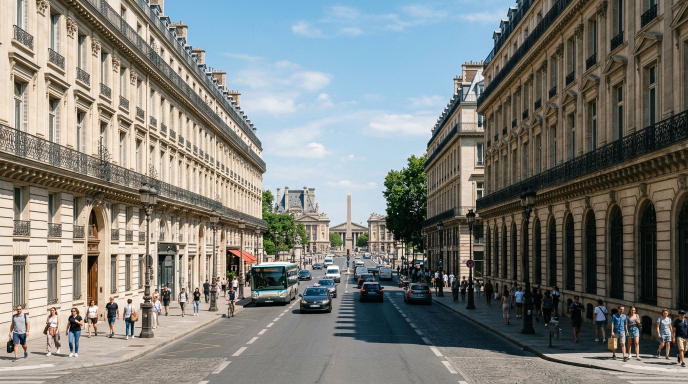
#> input picture source_images/01_city.jpg, 1376 x 768 px (shown at 1/2 size); its folder holds only this picture in this run
$ python simulate_log.py
#> lines starting #> are read from the running program, lines starting #| are printed output that depends on the picture
### GOLDEN_DAYLIGHT_CINEMA_PROJECT/build/color_science.py
"""Color science library for the Golden Daylight Cinema LUT.

Scene-referred, float64, NumPy-only implementation.

Implements:
  * Apple Log 2 (Apple Log curve, encoding & decoding) per Apple's Apple Log 2
    White Paper (September 2025), verified constants.
  * Apple Wide Gamut -> XYZ -> Rec.709 (D65) conversions.
  * OKLab / OKLCh conversions (linear light, primaries-agnostic via XYZ).
  * Rec.709 ACES-ish filmic math helpers, CIEDE2000 for validation.

All colour math is done in linear light (not gamma-encoded).
"""

import numpy as np

# ---------------------------------------------------------------------------
# Apple Log 2 (Apple Wide Gamut) — Apple Log 2 White Paper, September 2025
# ---------------------------------------------------------------------------

# Transfer function constants (identical for Apple Log and Apple Log 2).
R_0 = -0.05641088   # parabola threshold / lowest representable linear value
R_T = 0.01          # transition point (R_0 <= R < R_T are parabolic)
C_LOG = 47.28711236 # parabola coefficient
BETA_LOG = 0.00964052
GAMMA_LOG = 0.08550479
DELTA_LOG = 0.69336945

P_T = C_LOG * (R_T - R_0) ** 2  # == 0.1... reference transition value

# Apple Wide Gamut primaries and white point (Apple Log 2 White Paper, Sec.5).
AWG_R_XY = np.array([0.725, 0.301])
AWG_G_XY = np.array([0.221, 0.814])
AWG_B_XY = np.array([0.068, -0.076])
AWG_W_XY = np.array([0.3127, 0.3290])  # D65

# Relative RGB matrix to XYZ (linear light, Y_w = 1).
def _matrix_from_primaries(r_xy, g_xy, b_xy, w_xy):
    """Build RGB->XYZ matrix from primaries and white chromaticity.

    Columns are per-primary XYZ representations scaled so that [1,1,1] maps to
    the white point (Y_w = 1). Returns M such that XYZ = M @ RGB (linear).
    """
    def chrom(xy):
        x, y = xy
        return np.array([x / y, 1.0, (1.0 - x - y) / y])

    r = chrom(r_xy)
    g = chrom(g_xy)
    b = chrom(b_xy)
    M0 = np.column_stack([r, g, b])  # per-primary building blocks (Y=1 each)

    x_w, y_w = w_xy
    z_w = 1.0 - x_w - y_w
    target_white = np.array([x_w / y_w, 1.0, z_w / y_w])  # X_w, Y_w=1, Z_w

    # M = M0 @ diag(w);  M @ [1,1,1] = M0 @ w = target_white
    w = np.linalg.solve(M0, target_white)
    M = M0 * w  # scaling columns
    return M


M_AWG_TO_XYZ = _matrix_from_primaries(AWG_R_XY, AWG_G_XY, AWG_B_XY, AWG_W_XY)

# Rec.709 linear RGB -> XYZ (standard ITU-R BT.709 matrix).
M_REC709_TO_XYZ = np.array([
    [0.4124564, 0.3575761, 0.1804375],
    [0.2126729, 0.7151522, 0.0721750],
    [0.0193339, 0.1191920, 0.9503041],
])

M_709_FROM_XYZ = np.linalg.inv(M_REC709_TO_XYZ)

# Apple Wide Gamut (linear) -> Rec.709 (linear).
# Both spaces share the D65 white point, so no chromatic adaptation matrix is
# required: everything is a pure diagonal-free matrix product.
M_AWG_TO_709 = M_709_FROM_XYZ @ M_AWG_TO_XYZ

# ---------------------------------------------------------------------------
# Apple Log 2 transfer function — decode and encode
# ---------------------------------------------------------------------------

# [13 lines left out: function apple_log2_decode, not called in this run]


def apple_log2_encode(r):
    """Encode linear scene reflection signal into Apple Log 2 (0..1)."""
    r = np.asarray(r, dtype=np.float64)
    out = np.zeros_like(r)
    hi = r >= R_T
    out[hi] = GAMMA_LOG * np.log2(r[hi] + BETA_LOG) + DELTA_LOG
    mid = (r >= R_0) & ~hi
    out[mid] = C_LOG * (r[mid] - R_0) ** 2
    out[r < R_0] = 0.0
    return out


# ---------------------------------------------------------------------------
# OKLab / OKLCh (linear light, universal via XYZ)
# ---------------------------------------------------------------------------

# Reference matrices from Ottosson (2020, "A perceptual color space for
# image processing") as implemented by the colour-science library.
M_XYZ_TO_LMS = np.array([
    [0.8189330101, 0.3618667424, -0.1288597137],
    [0.0329845436, 0.9293118715,  0.0361456387],
    [0.0482003018, 0.2643662691,  0.6338517070],
])
M_LMS_TO_XYZ = np.linalg.inv(M_XYZ_TO_LMS)

M_LMS_TO_OKLAB = np.array([
    [0.2104542553,  0.7936177850, -0.0040720468],
    [1.9779984951, -2.4285922050,  0.4505937099],
    [0.0259040371,  0.7827717662, -0.8086757660],
])
M_OKLAB_FROM_LMS = np.linalg.inv(M_LMS_TO_OKLAB)


def _sign_cbrt(x):
    """Signed cube root: sign(x)*|x|**(1/3)."""
    return np.sign(x) * np.abs(x) ** (1.0 / 3.0)


def _inv_sign_cbrt(x):
    """Apply cube (de-sign-cbrt): x**3."""
    return x ** 3.0


# [31 lines left out: functions xyz_to_oklab, oklab_to_xyz, oklab_to_oklch, oklch_to_oklab, not called in this run]


# ---------------------------------------------------------------------------
# Rec.709 encode (pure gamma 2.4) and inverse decode
# ---------------------------------------------------------------------------

GAMMA_709 = 2.4


def encode_709_2p4(rgb_linear):
    """Encode linear Rec.709 to gamma 2.4 (user-specified)."""
    return np.clip(np.maximum(rgb_linear, 0.0), 0.0, None) ** (1.0 / GAMMA_709)


def decode_709_2p4(rgb):
    """Decode gamma 2.4 Rec.709 to linear."""
    return np.clip(rgb, 0.0, None) ** GAMMA_709


def rec709_linear_to_oklab(rgb_709_linear):
    xyz = np.asarray(rgb_709_linear) @ M_REC709_TO_XYZ.T
    return xyz_to_oklab(xyz)


def oklab_to_rec709_linear(ok):
    xyz = oklab_to_xyz(ok)
    return xyz @ M_709_FROM_XYZ.T


def awg_linear_to_oklab(rgb_awg_linear):
    xyz = np.asarray(rgb_awg_linear) @ M_AWG_TO_XYZ.T
    return xyz_to_oklab(xyz)


def oklab_to_awg_linear(ok):
    xyz = oklab_to_xyz(ok)
    return xyz @ np.linalg.inv(M_AWG_TO_XYZ).T


# ---------------------------------------------------------------------------
# CIEDE2000 (for validation reporting) on proper CIE L*a*b* (D65)
# ---------------------------------------------------------------------------

# [51 lines left out: functions xyz_to_lab, delta_e2000, not called in this run]


def delta_e_oklab(oklab1, oklab2):
    """Euclidean ΔE in OKLab space (conservative, smooth metric for trends)."""
    return float(np.sqrt(np.sum((np.asarray(oklab1) - np.asarray(oklab2)) ** 2)))

### GOLDEN_DAYLIGHT_CINEMA_PROJECT/build/simulate_log.py
"""Simulate Apple Log 2 captures from the real-world source photographs.

SIMULATION — NOT genuine iPhone 17 Pro footage.

Procedure (documented, deterministic per-scene seed):
  1. Load source JPEG (sRGB display-referred).
  2. Decode standard sRGB transfer -> linear Rec.709.
  3. Linear Rec.709 -> CIE XYZ (D65, Rec.709 matrix).
  4. XYZ -> linear Apple Wide Gamut (inverse of the D65 matrix with Apple Log 2
     white-point).  The scene is *represented* in Apple Wide Gamut primaries.
     Since Apple Wide Gamut is a superset of Rec.709, most values are valid;
     out-of-gamut saturated pixels are still representable as scene data.
  5. Add sensor-like noise in linear Apple Wide Gamut: photon-shot-like noise
     proportional to signal plus a small fixed read noise.  The noise is added
     per channel *before* the encoding function (as a sensor would produce it).
  6. Clamp to the parabolic floor R_0 = -0.05641088 (same as the encoding
     parabola domain).
  7. Encode with Apple's verified Apple Log 2 OETF (same as Apple Log curve).
  8. Quantize to 8-bit (documented: 8-bit PNG intermediates; the grade and
     previews are performed in float precision, then quantized for display).

Dynamic range in the simulated files is limited by the source photos (they
are standard 8-bit sRGB JPEG captures, not RAW).  No highlight reconstruction
is performed.  Highlight clipping is NOT recovered.

Usage:
  python simulate_log.py                # simulate all scenes
  python simulate_log.py --scene 01     # simulate one scene
  python simulate_log.py --check        # re-verify simulation vs source
"""

import argparse
import sys
from pathlib import Path

import numpy as np
from PIL import Image, PngImagePlugin

sys.path.insert(0, str(Path(__file__).resolve().parent))
import color_science as cs

SRC = Path(__file__).resolve().parent.parent / 'source_images'
DST = Path(__file__).resolve().parent.parent / 'simulated_log'

# Documented simulation noise model (fixed seed per scene).
SHOT_SCALE = 1.5e-3      # photon-shot-like noise per linear reflectance
READ_NOISE = 6.0e-4      # fixed read noise (linear)
SEED = 20261122

# Sub-8-bit quantization for the stored intermediates.
Q8 = 255.0


def simulate_scene(src_path, out_path, seed=SEED):
#> called with seed = 20261122
    img = Image.open(src_path).convert('RGB')
#> img is the input picture: PIL image 1376x768 RGB; mean R, G, B 125.2, 126.6, 121.6
    srgb = np.asarray(img, dtype=np.float64) / Q8

    # 1. sRGB -> linear Rec.709
    linear_709 = np.where(
        srgb > 0.04045,
        ((srgb + 0.055) / 1.055) ** 2.4,
        srgb / 12.92,
    )
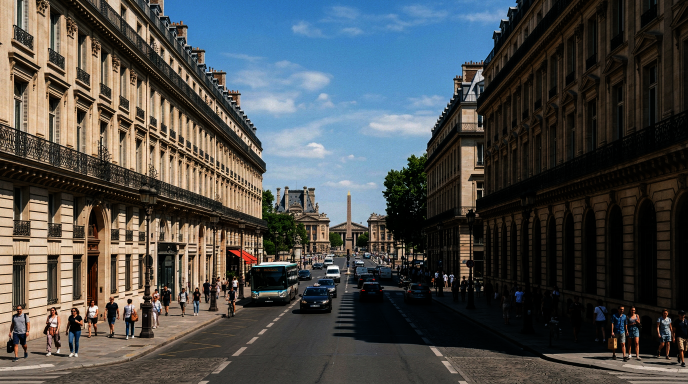
#> linear_709: shape (768, 1376, 3) float64 (shown at 1/2 size); mean R, G, B 0.294, 0.298, 0.295

    # 2. linear Rec.709 -> XYZ (D65)
    xyz = linear_709 @ cs.M_REC709_TO_XYZ.T
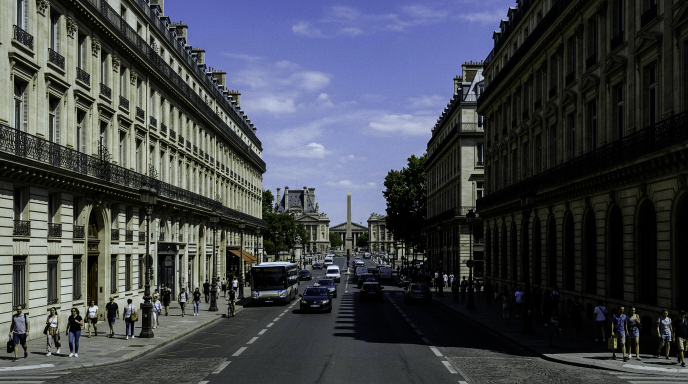
#> xyz: shape (768, 1376, 3) float64 (shown at 1/2 size); mean R, G, B 0.281, 0.297, 0.322; drawn with min black and max white

    # 3. XYZ -> linear Apple Wide Gamut
    awg = xyz @ np.linalg.inv(cs.M_AWG_TO_XYZ).T

    # 4. sensor-like noise (per channel, before encoding)
    rng = np.random.default_rng(seed)
    shot = np.sqrt(np.clip(awg, 0.0, None) * SHOT_SCALE + READ_NOISE * READ_NOISE)
    noise = shot * rng.standard_normal(awg.shape)
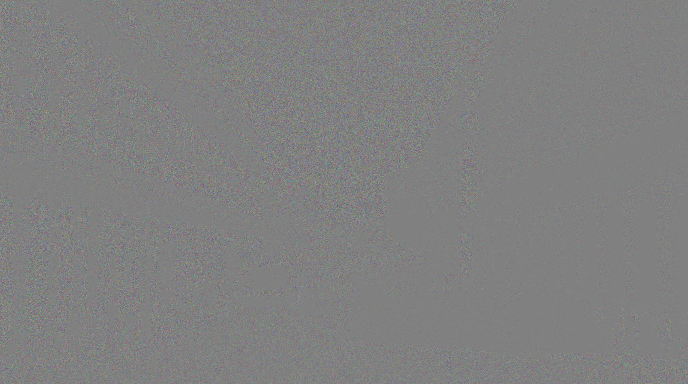
#> noise: shape (768, 1376, 3) float64 (shown at 1/2 size); mean R, G, B -1.23e-05, 3.28e-05, 2.81e-05; drawn with min black and max white
    awg_noisy = awg + noise
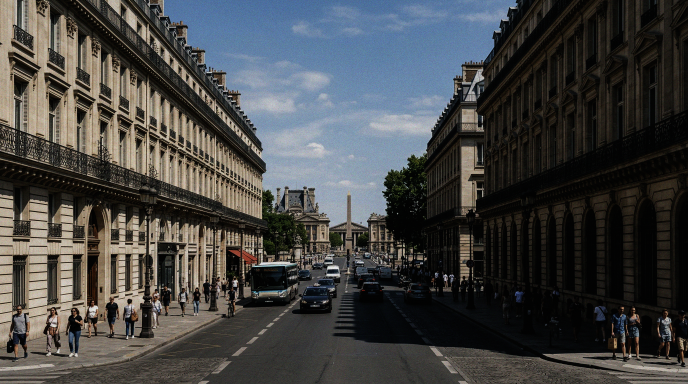
#> awg_noisy: shape (768, 1376, 3) float64 (shown at 1/2 size); mean R, G, B 0.296, 0.298, 0.295; drawn with min black and max white

    # 5. clamp to parabola domain and encode
    awg_noisy = np.maximum(awg_noisy, cs.R_0)
    encoded = cs.apple_log2_encode(awg_noisy)
#> in apple_log2_encode, `hi = r >= R_T`:
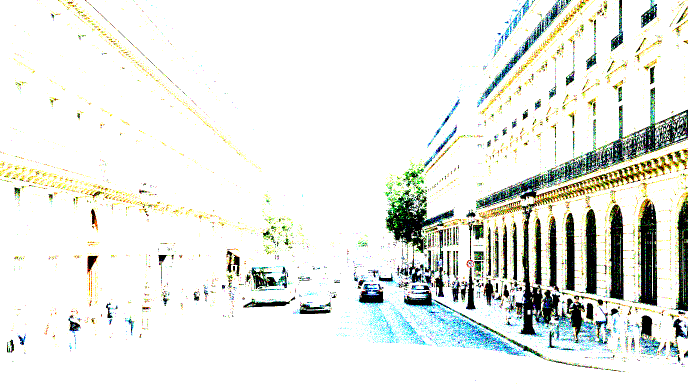
#> hi: shape (768, 1376, 3) bool (shown at 1/2 size); mean R, G, B 0.904, 0.915, 0.894
#> in apple_log2_encode, `mid = (r >= R_0) & ~hi`:
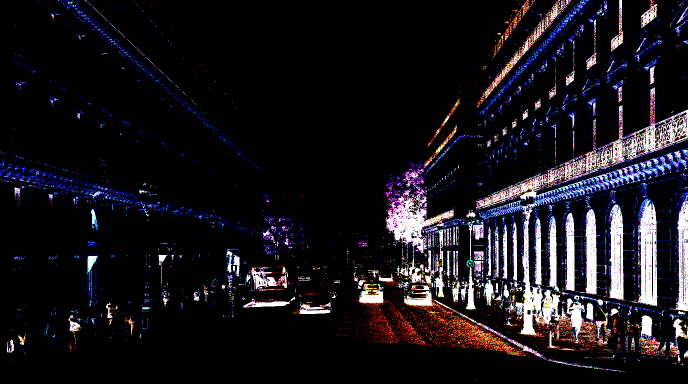
#> mid: shape (768, 1376, 3) bool (shown at 1/2 size); mean R, G, B 0.0965, 0.0854, 0.106
#> in apple_log2_encode, `out[mid] = C_LOG * (r[mid] - R_0) ** 2`:
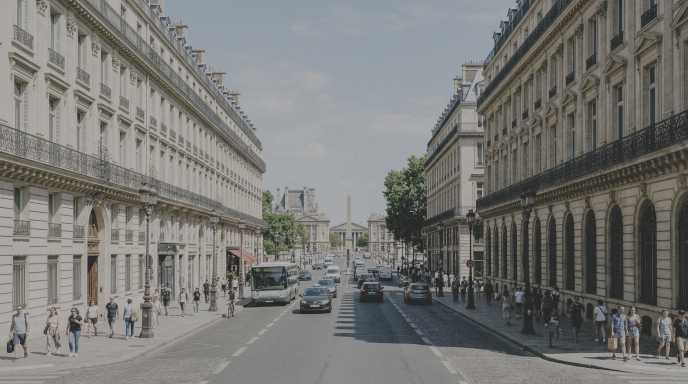
#> out: shape (768, 1376, 3) float64 (shown at 1/2 size); mean R, G, B 0.472, 0.472, 0.461

    # 6. clip (safety) and quantize
    encoded = np.clip(encoded, 0.0, 1.0)

    out = Image.fromarray(np.rint(encoded * Q8).astype(np.uint8), mode='RGB')
#> out: PIL image 1376x768 RGB
    meta = PngImagePlugin.PngInfo()
    meta.add_text('SIMULATED', 'This image was simulated from a real-world photograph '
                              'using Apple Log 2 forward-encoding of a scene re-represented '
                              'in Apple Wide Gamut primaries. It is NOT genuine iPhone 17 Pro footage.')
    meta.add_text('SOURCE', str(src_path.name))
    meta.add_text('PIPELINE', 'simulated: sRGB -> linear Rec709 -> XYZ -> linear Apple Wide Gamut '
                             '-> noise -> Apple Log 2 encode (8-bit)')
    out.save(out_path, pnginfo=meta)

    return dict(
        src=src_path.name, src_size=img.size,
        src_srgb=float(np.mean(srgb)),
        encoded_mean=float(np.mean(encoded)),
        encoded_max=float(np.max(encoded)),
    )


def main():
    ap = argparse.ArgumentParser()
    ap.add_argument('--scene', type=str, default=None)
    ap.add_argument('--check', action='store_true')
    args = ap.parse_args()

    srcs = sorted(SRC.glob('*.jpg'))
    if args.scene:
        srcs = [s for s in srcs if args.scene in s.name]
    if not srcs:
        raise SystemExit('no scenes found')

    DST.mkdir(parents=True, exist_ok=True)
    for src in srcs:
        out_path = DST / (src.stem + '_SIMULATED_APPLE_LOG2.png')
        info = simulate_scene(src, out_path)
#> info = {'src': '01_city.jpg', 'src_size': (1376, 768), 'src_srgb': 0.488, 'encoded_mean': 0.468, 'encoded_max': 0.707}
        print(f'{src.name:45s} -> {out_path.name}')
        print(f'   size={info["src_size"]} src_mean={info["src_srgb"]:.3f} '
              f'enc_mean={info["encoded_mean"]:.3f} enc_max={info["encoded_max"]:.3f}')
#|    size=(1376, 768) src_mean=0.488 enc_mean=0.468 enc_max=0.707


if __name__ == '__main__':
    main()

$ run again, on source_images/05_landscape.jpg
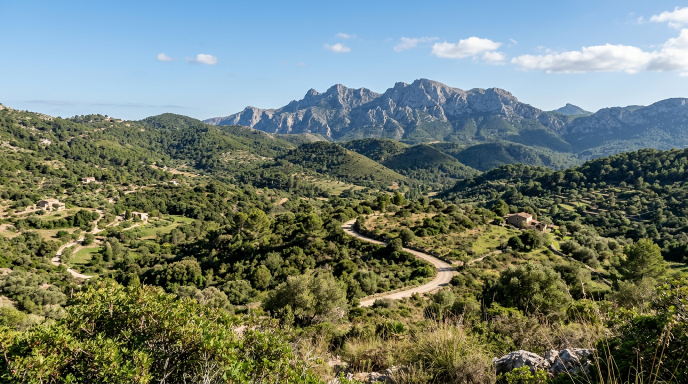
#> input picture source_images/05_landscape.jpg, 1376 x 768 px (shown at 1/2 size)
#> in simulate_scene, img is the input picture: PIL image 1376x768 RGB; mean R, G, B 111.7, 123.8, 111.8
#> in apple_log2_encode, `mid = (r >= R_0) & ~hi`:
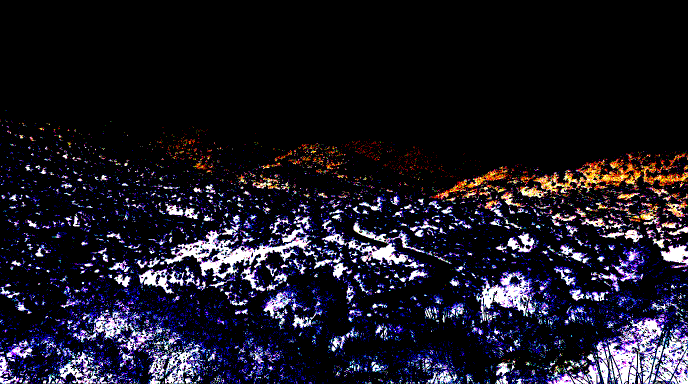
#> mid: shape (768, 1376, 3) bool (shown at 1/2 size); mean R, G, B 0.104, 0.0934, 0.14
#> in apple_log2_encode, `out[mid] = C_LOG * (r[mid] - R_0) ** 2`:
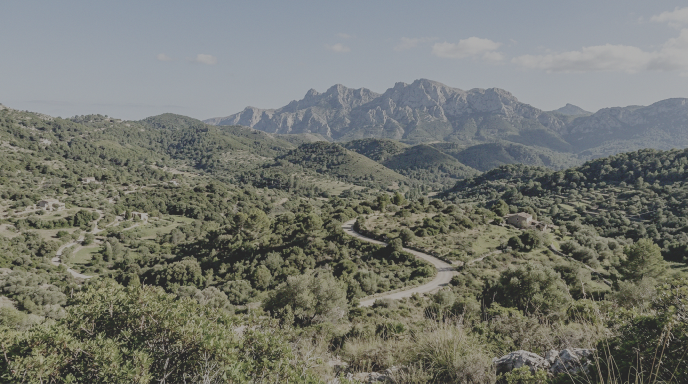
#> out: shape (768, 1376, 3) float64 (shown at 1/2 size); mean R, G, B 0.458, 0.468, 0.441
#> info = {'src': '05_landscape.jpg', 'src_size': (1376, 768), 'src_srgb': 0.454, 'encoded_mean': 0.456, 'encoded_max': 0.708}
#|    size=(1376, 768) src_mean=0.454 enc_mean=0.456 enc_max=0.708

$ run again, on source_images/06_golden_hour.jpg
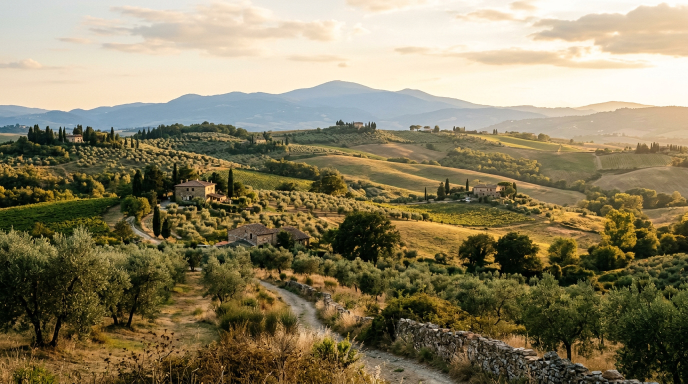
#> input picture source_images/06_golden_hour.jpg, 1376 x 768 px (shown at 1/2 size)
#> in simulate_scene, img is the input picture: PIL image 1376x768 RGB; mean R, G, B 137.5, 127.4, 97.9
#> in apple_log2_encode, `mid = (r >= R_0) & ~hi`:
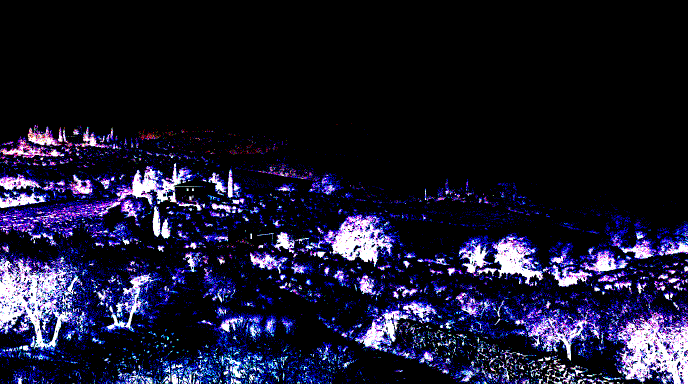
#> mid: shape (768, 1376, 3) bool (shown at 1/2 size); mean R, G, B 0.0966, 0.092, 0.183
#> in apple_log2_encode, `out[mid] = C_LOG * (r[mid] - R_0) ** 2`:
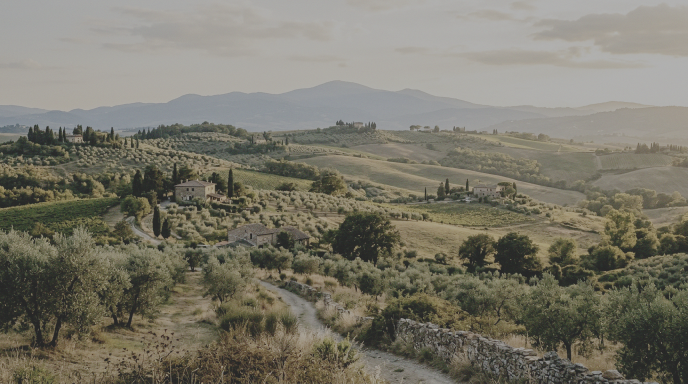
#> out: shape (768, 1376, 3) float64 (shown at 1/2 size); mean R, G, B 0.477, 0.466, 0.416
#> info = {'src': '06_golden_hour.jpg', 'src_size': (1376, 768), 'src_srgb': 0.474, 'encoded_mean': 0.453, 'encoded_max': 0.71}
#|    size=(1376, 768) src_mean=0.474 enc_mean=0.453 enc_max=0.710

$ run again, on source_images/08_travel.jpg
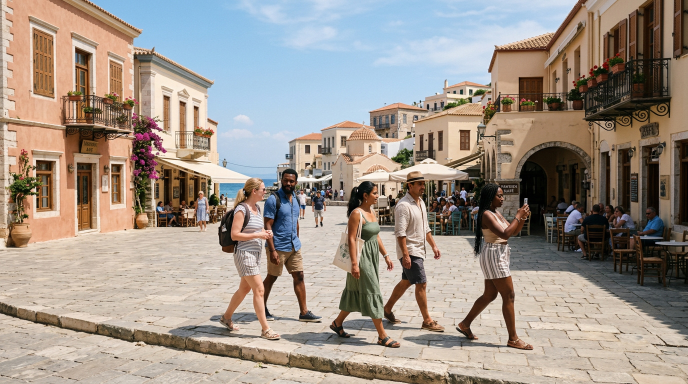
#> input picture source_images/08_travel.jpg, 1376 x 768 px (shown at 1/2 size)
#> in simulate_scene, img is the input picture: PIL image 1376x768 RGB; mean R, G, B 158.1, 147.1, 137.3
#> in apple_log2_encode, `out[mid] = C_LOG * (r[mid] - R_0) ** 2`:
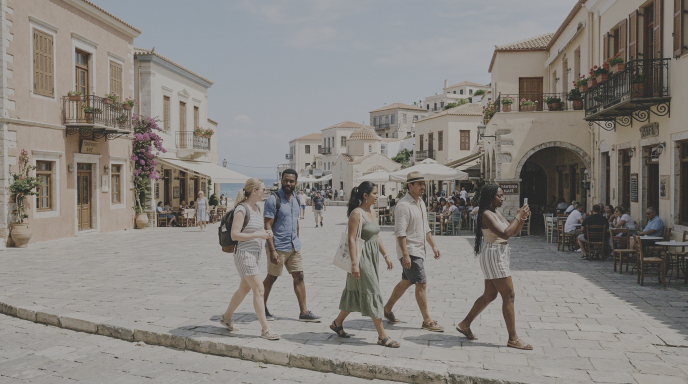
#> out: shape (768, 1376, 3) float64 (shown at 1/2 size); mean R, G, B 0.532, 0.517, 0.5
#> info = {'src': '08_travel.jpg', 'src_size': (1376, 768), 'src_srgb': 0.578, 'encoded_mean': 0.516, 'encoded_max': 0.706}
#|    size=(1376, 768) src_mean=0.578 enc_mean=0.516 enc_max=0.706
